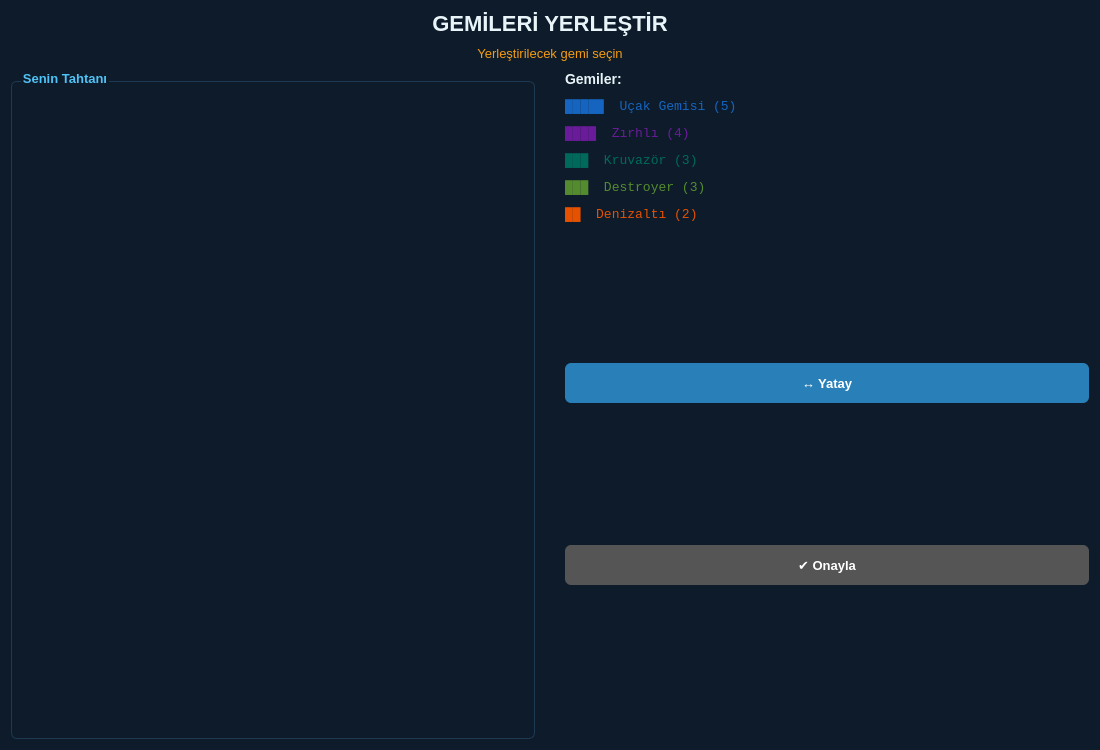
<?xml version="1.0" encoding="UTF-8"?>
<ui version="4.0">
 <class>PlacementScreen</class>
 <widget class="QWidget" name="PlacementScreen">
  <property name="geometry">
   <rect>
    <x>0</x>
    <y>0</y>
    <width>1100</width>
    <height>750</height>
   </rect>
  </property>
  <property name="windowTitle">
   <string>Amiral Battı - Gemi Yerleştir</string>
  </property>
  <property name="styleSheet">
   <string>background-color: #0d1b2a;</string>
  </property>
  <layout class="QVBoxLayout" name="verticalLayout">
   <property name="spacing">
    <number>10</number>
   </property>
   <property name="contentsMargins">
    <number>20</number>
    <number>15</number>
    <number>20</number>
    <number>15</number>
   </property>
   <item>
    <widget class="QLabel" name="titleLabel">
     <property name="text">
      <string>GEMİLERİ YERLEŞTİR</string>
     </property>
     <property name="alignment">
      <set>Qt::AlignCenter</set>
     </property>
     <property name="styleSheet">
      <string>color: #e8f4f8; font-size: 22px; font-weight: bold; font-family: Arial;</string>
     </property>
    </widget>
   </item>
   <item>
    <widget class="QLabel" name="infoLabel">
     <property name="text">
      <string>Yerleştirilecek gemi seçin</string>
     </property>
     <property name="alignment">
      <set>Qt::AlignCenter</set>
     </property>
     <property name="styleSheet">
      <string>color: #f39c12; font-size: 13px; font-family: Arial;</string>
     </property>
    </widget>
   </item>
   <item>
    <layout class="QHBoxLayout" name="contentLayout">
     <property name="spacing">
      <number>30</number>
     </property>
     <item>
      <widget class="QGroupBox" name="boardGroup">
       <property name="title">
        <string>Senin Tahtanı</string>
       </property>
       <property name="styleSheet">
        <string>QGroupBox { color: #4fc3f7; font-size: 13px; font-weight: bold; border: 1px solid #1e3a52; border-radius: 6px; margin-top: 10px; padding-top: 10px; } QGroupBox::title { subcontrol-origin: margin; left: 10px; }</string>
       </property>
       <layout class="QVBoxLayout" name="boardLayout">
        <item>
         <widget class="QWidget" name="boardWidget" native="true">
          <property name="minimumSize">
           <size>
            <width>480</width>
            <height>480</height>
           </size>
          </property>
         </widget>
        </item>
       </layout>
      </widget>
     </item>
     <item>
      <layout class="QVBoxLayout" name="controlLayout">
       <property name="spacing">
        <number>12</number>
       </property>
       <item>
        <widget class="QLabel" name="shipsTitle">
         <property name="text">
          <string>Gemiler:</string>
         </property>
         <property name="styleSheet">
          <string>color: #e8f4f8; font-size: 14px; font-weight: bold; font-family: Arial;</string>
         </property>
        </widget>
       </item>
       <item>
        <widget class="QLabel" name="ship1Label">
         <property name="text">
          <string>█████  Uçak Gemisi (5)</string>
         </property>
         <property name="styleSheet">
          <string>color: #1565c0; font-size: 13px; font-family: monospace;</string>
         </property>
        </widget>
       </item>
       <item>
        <widget class="QLabel" name="ship2Label">
         <property name="text">
          <string>████  Zırhlı (4)</string>
         </property>
         <property name="styleSheet">
          <string>color: #6a1b9a; font-size: 13px; font-family: monospace;</string>
         </property>
        </widget>
       </item>
       <item>
        <widget class="QLabel" name="ship3Label">
         <property name="text">
          <string>███  Kruvazör (3)</string>
         </property>
         <property name="styleSheet">
          <string>color: #00695c; font-size: 13px; font-family: monospace;</string>
         </property>
        </widget>
       </item>
       <item>
        <widget class="QLabel" name="ship4Label">
         <property name="text">
          <string>███  Destroyer (3)</string>
         </property>
         <property name="styleSheet">
          <string>color: #558b2f; font-size: 13px; font-family: monospace;</string>
         </property>
        </widget>
       </item>
       <item>
        <widget class="QLabel" name="ship5Label">
         <property name="text">
          <string>██  Denizaltı (2)</string>
         </property>
         <property name="styleSheet">
          <string>color: #e65100; font-size: 13px; font-family: monospace;</string>
         </property>
        </widget>
       </item>
       <item>
        <spacer>
         <property name="orientation"><enum>Qt::Vertical</enum></property>
         <property name="sizeHint" stdset="0"><size><width>20</width><height>20</height></size></property>
        </spacer>
       </item>
       <item>
        <widget class="QPushButton" name="directionBtn">
         <property name="text">
          <string>↔ Yatay</string>
         </property>
         <property name="minimumSize">
          <size>
           <width>180</width>
           <height>40</height>
          </size>
         </property>
         <property name="styleSheet">
          <string>QPushButton { background-color: #2980b9; color: white; border-radius: 6px; padding: 8px; font-size: 13px; font-weight: bold; font-family: Arial; } QPushButton:hover { background-color: #2471a3; }</string>
         </property>
        </widget>
       </item>
       <item>
        <spacer>
         <property name="orientation"><enum>Qt::Vertical</enum></property>
         <property name="sizeHint" stdset="0"><size><width>20</width><height>20</height></size></property>
        </spacer>
       </item>
       <item>
        <widget class="QPushButton" name="confirmBtn">
         <property name="text">
          <string>✔ Onayla</string>
         </property>
         <property name="enabled">
          <bool>false</bool>
         </property>
         <property name="minimumSize">
          <size>
           <width>180</width>
           <height>40</height>
          </size>
         </property>
         <property name="styleSheet">
          <string>QPushButton { background-color: #27ae60; color: white; border-radius: 6px; padding: 8px; font-size: 13px; font-weight: bold; font-family: Arial; } QPushButton:hover { background-color: #1e8449; } QPushButton:disabled { background-color: #555; }</string>
         </property>
        </widget>
       </item>
       <item>
        <widget class="QLabel" name="statusLabel">
         <property name="text">
          <string/>
         </property>
         <property name="wordWrap">
          <bool>true</bool>
         </property>
         <property name="styleSheet">
          <string>color: #95a5a6; font-size: 11px; font-family: Arial;</string>
         </property>
        </widget>
       </item>
       <item>
        <spacer>
         <property name="orientation"><enum>Qt::Vertical</enum></property>
         <property name="sizeHint" stdset="0"><size><width>20</width><height>40</height></size></property>
        </spacer>
       </item>
      </layout>
     </item>
    </layout>
   </item>
  </layout>
 </widget>
 <resources/>
 <connections/>
</ui>
